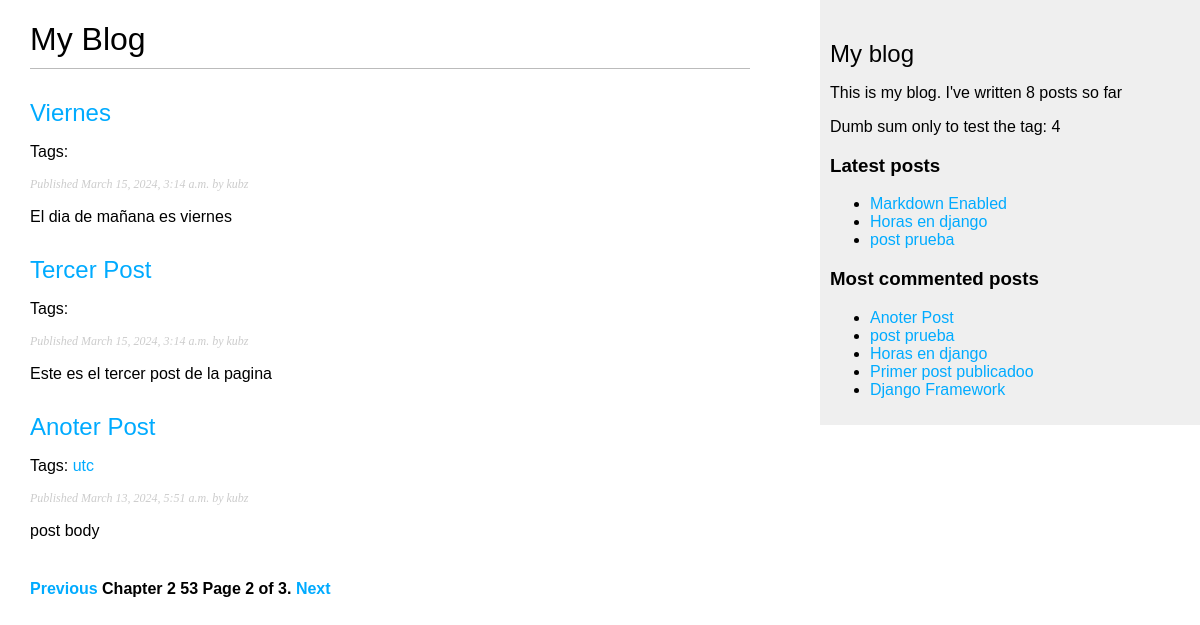
Screenshot of /blog/?page=2 with the database file from the repository.
### blog/models.py (models this page shows, shortened)
class Post(models.Model):
    tags = TaggableManager()
    class Status(models.TextChoices):
        DRAFT = "DF", "Draft"
        PUBLISHED = "PB", "Published"
    title = models.CharField(max_length=250)
    slug = models.SlugField(max_length=250,
                            unique_for_date='publish')
    author = models.ForeignKey(User,
                               on_delete=models.CASCADE,
                               related_name="blog_posts")
    body = models.TextField()
    publish = models.DateTimeField(default=timezone.now)
    created = models.DateTimeField(auto_now_add=True)
    updated = models.DateTimeField(auto_now=True)
    status = models.CharField(max_length=2,
                              choices=Status.choices,
                              default=Status.DRAFT)
    objects = models.Manager() #Manager por defecto
    published = PublishedManager() #Manager Personalizado creado arriba
    class Meta: #Metadata
        ordering = ['-publish']
        indexes = [
            models.Index(fields=['-publish'])
        ]
    def get_absolute_url(self):
        return reverse('blog:post_detail',
                       args=[self.publish.year,
                             self.publish.month,
                             self.publish.day,
                             self.slug
                             ])

### blog/views.py (the view)
# urls.py: path('', views.post_list, name='post_list'),
def post_list(request, tag_slug=None):
    post_list = Post.published.all()
    tag = None
    if tag_slug:
        tag = get_object_or_404(Tag, slug=tag_slug)
        post_list = post_list.filter(tags__in=[tag])
    paginator = Paginator(post_list, 3)
    page_number = request.GET.get('page', 1)
    try:
        posts = paginator.page(page_number)
    except EmptyPage:
        posts = paginator.page(paginator.num_pages)
    except PageNotAnInteger:
        posts = paginator.page(1)
    return render(request,
                  'blog/post/list.html',
                  {'posts': posts, "tag": tag})

### blog/models.py (called while the page is built)
    def get_queryset(self):
        return super().get_queryset().filter(status=Post.Status.PUBLISHED)

### blog/templatetags/blog_tags.py (called while the page is built)
@register.simple_tag()
def total_posts(): #Nombre de la etiqueta #Django utiliza el nombre de la funcion como el nombre de la etiqueta
    return Post.published.count()

@register.simple_tag(name="suma")
def sumita():
    return 2 + 2

@register.inclusion_tag('blog/post/latest_posts.html')
def show_latest_posts(count=5):
    latest_posts = Post.published.order_by("-publish")[:count]
    return {'latest_posts': latest_posts}

@register.simple_tag
def get_most_comented_posts(count=5):
    return Post.published.annotate(
        total_comments=Count('comments')
    ).order_by('-total_comments')[:count]

@register.filter(name='markdown')
def markdown_format(text):
    return mark_safe(markdown.markdown(text))

### blog/templates/blog/post/list.html (shortened to what this page needs)
{% extends "blog/base.html" %}
{% load blog_tags %}
{% block content %}
  <h1>My Blog</h1>
  {% for post in posts %}
    <h2>
      <a href="{{ post.get_absolute_url }}">
        {{ post.title }}
      </a>
    </h2>
      <p class="tags">
          Tags:
{% for tag in post.tags.all %}
        <a href="{% url "blog:post_list_by_tag" tag.slug %}">
            {{ tag.name }}
        </a>
{% endfor %}
      </p>
    <p class="date">
      Published {{ post.publish }} by {{ post.author }}
    </p>
    {{ post.body|markdown |truncatewords_html:30|linebreaks }}
  {% endfor %}
    {% include "pagination.html" with page=posts %}
{% endblock %}

### blog/templates/blog/base.html (shortened to what this page needs)
{% load blog_tags %}
{% load static %}
<!DOCTYPE html>
<html>
<head>
  <link href="{% static "css/blog.css" %}" rel="stylesheet">
</head>
<body>
  <div id="content">
    {% block content %}
    {% endblock %}
  </div>
  <div id="sidebar">
    <h2>My blog</h2>
    <p>
        This is my blog.
        I've written {% total_posts %} posts so far
    </p>
      <p>
        Dumb sum only to test the tag:  {% suma %}
      </p>
      <h3>Latest posts</h3>
      {% show_latest_posts 3 %}
      <p>
          <h3> Most commented posts </h3>
            {% get_most_comented_posts as most_commented_posts %}
            <ul>
                {% for post in most_commented_posts %}
                    <li>
                        <a href="{{ post.get_absolute_url }}">{{ post.title }}</a>
                    </li>
                {% endfor %}
            </ul>
      </p>
  </div>
</body>
</html>

### blog/templates/blog/post/latest_posts.html
<ul>
    {% for post in latest_posts %}
        <li>
            <a href="{{ post.get_absolute_url }}">{{ post.title }}</a>
        </li>
    {% endfor %}
</ul>

### blog/static/css/blog.css (style rules this page uses)
body { margin:0; padding:0; font-family:helvetica, sans-serif; }
a { color:#00abff; text-decoration:none; }
h1 { font-weight:normal; border-bottom:1px solid #bbb; padding:0 0 10px 0; }
h2 { font-weight:normal; margin:30px 0 0; }
#content { float:left; width:60%; padding:0 0 0 30px; }
#sidebar { float:right; width:30%; padding:10px; background:#efefef; height:100%; }
p.date { color:#ccc; font-family: georgia, serif; font-size: 12px; font-style: italic; }

### rows the page displays
Post: title "Viernes", publish "March 15, 2024, 3:14 a.m.", author "kubz", body "El dia de mañana es viernes"
Post: title "Tercer Post", publish "March 15, 2024, 3:14 a.m.", author "kubz", body "Este es el tercer post de la pagina"
Post: title "Anoter Post", publish "March 13, 2024, 5:51 a.m.", author "kubz", body "post body"
Tag: name "utc"
Post: title "Markdown Enabled"
Post: title "Horas en django"
Post: title "post prueba"
Post: title "Primer post publicadoo"
Post: title "Django Framework"

### other values shown
{{ page.number }} "2"
{{ page.paginator.num_pages }} "3"
